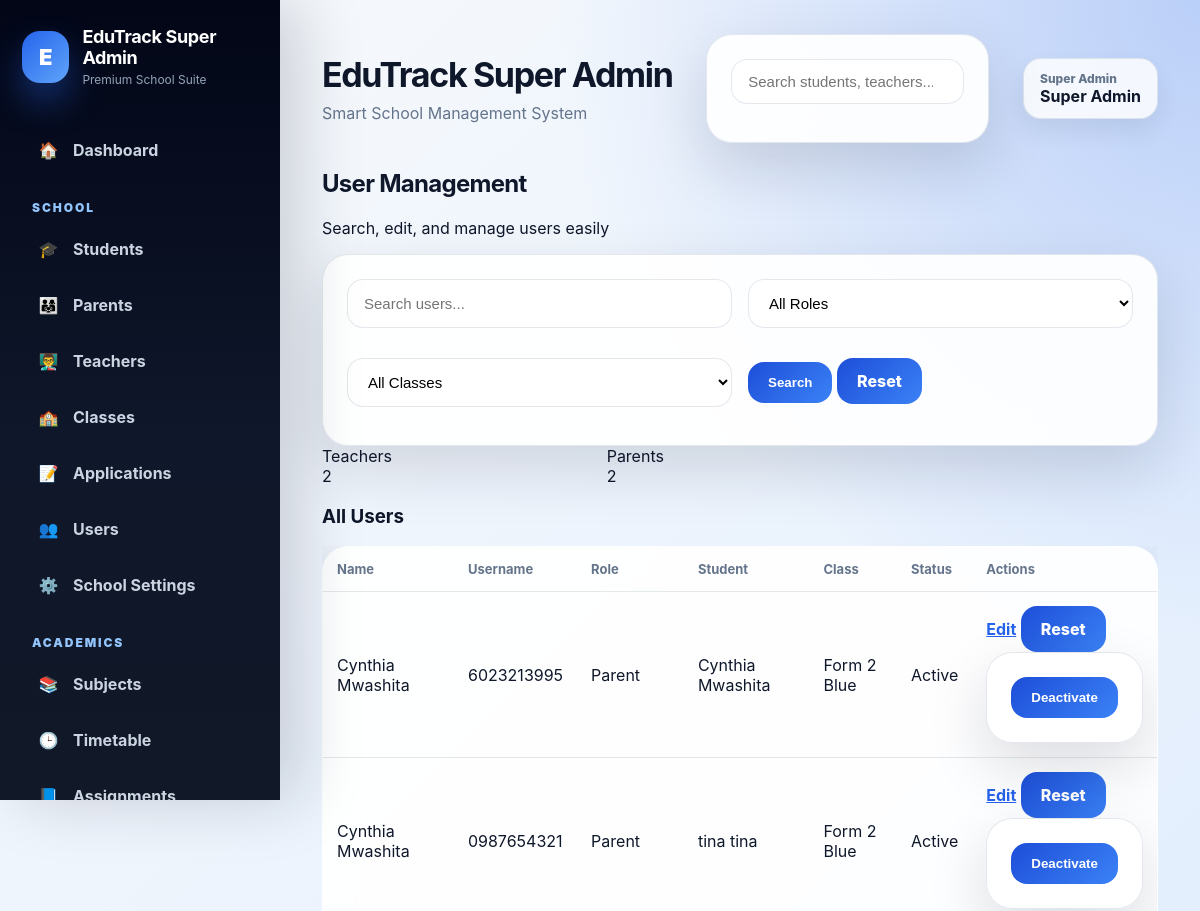
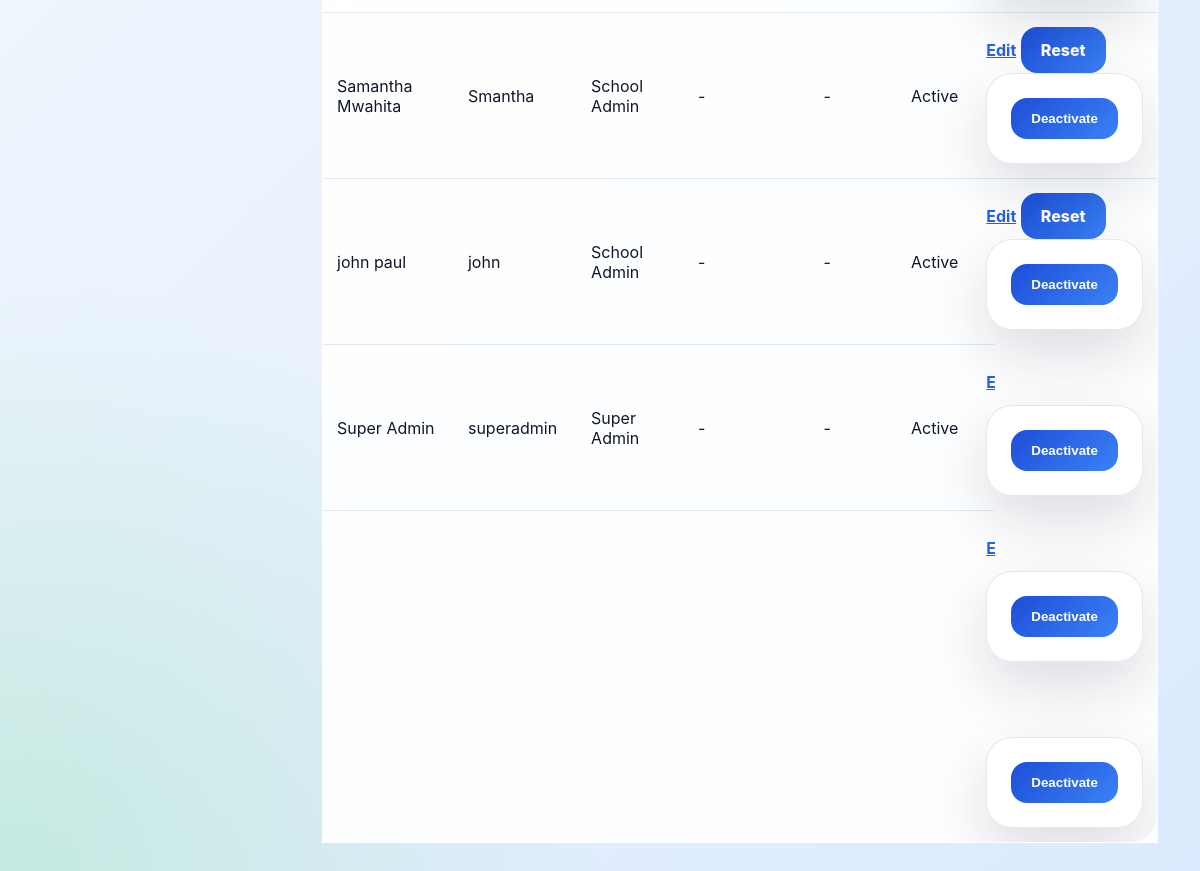
The app's page /users (signed in) with its own data (2 pictures, top to bottom).
### tables this page shows
CREATE TABLE users (
            id INTEGER PRIMARY KEY AUTOINCREMENT,
            school_id INTEGER,
            full_name TEXT NOT NULL,
            username TEXT UNIQUE NOT NULL,
            password TEXT NOT NULL,
            role TEXT NOT NULL
        , is_active INTEGER DEFAULT 1);

CREATE TABLE students (
            id INTEGER PRIMARY KEY AUTOINCREMENT,
            school_id INTEGER,
            student_number TEXT UNIQUE,
            first_name TEXT,
            last_name TEXT,
            birthday TEXT,
            gender TEXT,
            enrollment_date TEXT,
            leaving_year TEXT,
            class_name TEXT,
            boarding_status TEXT,
            home_address TEXT,
            mailing_address TEXT,
            student_phone TEXT,
            medical_info TEXT,
            emergency_contact TEXT,
            guardian1_name TEXT,
            guardian1_relationship TEXT,
            guardian1_phone TEXT,
            guardian1_whatsapp TEXT,
            guardian1_email TEXT,
            guardian2_name TEXT,
            guardian2_relationship TEXT,
            guardian2_phone TEXT,
            guardian2_whatsapp TEXT,
            guardian2_email TEXT,
            current_status TEXT
        );

### routes/admin.py (the view, shortened to what this page needs)
    @app.route("/users")
    @login_required
    @roles_required("school_admin", "super_admin")
    def users():
        school_id = session.get("school_id")
        role = session.get("role")
        search = request.args.get("search", "").strip()
        class_filter = request.args.get("class_name", "").strip()
        role_filter = request.args.get("role", "").strip()
        query = """
            SELECT
                u.*,
                s.school_name,
                st.first_name AS student_first_name,
                st.last_name AS student_last_name,
                st.class_name AS student_class
            FROM users u
            LEFT JOIN schools s ON u.school_id = s.id
            LEFT JOIN guardians g ON u.id = g.parent_user_id
            LEFT JOIN students st ON g.student_id = st.id
            WHERE 1=1
        """
        params = []
        if role != "super_admin":
            query += " AND u.school_id = ? AND u.role IN ('teacher', 'parent')"
            params.append(school_id)
        if class_filter:
            query += " AND st.class_name = ?"
            params.append(class_filter)
        if role_filter:
            query += " AND u.role = ?"
            params.append(role_filter)
        query += " ORDER BY u.role, st.class_name, u.full_name"
        user_list = fetch_all(query, tuple(params))
        teacher_users = []
        parent_users = []
        admin_users = []
        other_users = []
        for user in user_list:
            if user["role"] == "teacher":
                teacher_users.append(user)
            elif user["role"] == "parent":
                parent_users.append(user)
            elif user["role"] in ["school_admin", "super_admin"]:
                admin_users.append(user)
            else:
                other_users.append(user)
        return render_template(
            "users.html",
            users=user_list,
            teacher_users=teacher_users,
            parent_users=parent_users,
            admin_users=admin_users,
            other_users=other_users,
            search=search,
            class_filter=class_filter,
            role_filter=role_filter,
            class_options=CLASS_OPTIONS
        )

### app.py (called while the page is built)
@app.after_request
def add_security_headers(response):
    response.headers["X-Frame-Options"] = "DENY"
    response.headers["X-Content-Type-Options"] = "nosniff"
    response.headers["Referrer-Policy"] = "strict-origin-when-cross-origin"
    return response

### utils/auth.py (called while the page is built, shortened)
def login_required(f):
    @wraps(f)
    def wrapper(*args, **kwargs):
        if "user_id" not in session:
            flash("Please log in first.", "warning")
            return redirect(url_for("login"))
        school_id = session.get("school_id")
        role = session.get("role")
        return f(*args, **kwargs)
    return wrapper

def roles_required(*allowed_roles):
    def decorator(f):
        @wraps(f)
        def wrapper(*args, **kwargs):
            if "user_id" not in session:
                flash("Please log in first.", "warning")
                return redirect(url_for("login"))
            role = session.get("role")
            return f(*args, **kwargs)
        return wrapper
    return decorator

### utils/db.py (called while the page is built)
def is_postgres():
    return os.environ.get("DATABASE_URL") is not None

def get_db():
    if is_postgres():
        return psycopg2.connect(
            os.environ.get("DATABASE_URL"),
            cursor_factory=RealDictCursor
        )
    conn = sqlite3.connect(DB_PATH)
    conn.row_factory = sqlite3.Row
    return conn

def convert_query(query: str) -> str:
    if is_postgres():
        return query.replace("?", "%s")
    return query

def fetch_all(query, params=()):
    conn = get_db()
    cursor = conn.cursor()
    cursor.execute(convert_query(query), params)
    rows = cursor.fetchall()
    conn.close()
    return rows

### templates/users.html (shortened to what this page needs)
{% extends "base_premium.html" %}
{% block content %}
<div class="page-header">
    <div>
        <h2 class="page-title">User Management</h2>
        <p class="page-subtitle">Search, edit, and manage users easily</p>
    </div>
</div>
<div class="form-card">
    <form method="GET" class="form-grid">
        <input type="text" name="search" placeholder="Search users..." value="{{ search or '' }}">
        <select name="role">
            <option value="">All Roles</option>
        </select>
        <select name="class_name">
            <option value="">All Classes</option>
        </select>
        <div class="action-group">
            <button type="submit" class="btn btn-primary">Search</button>
            <a href="{{ url_for('users') }}" class="btn btn-secondary">Reset</a>
        </div>
    </form>
</div>
<div class="dashboard-stat-grid">
    <div class="metric-card metric-card-blue">
        <div class="metric-label">Teachers</div>
        <div class="metric-value">{{ teacher_users|length }}</div>
    </div>
    <div class="metric-card metric-card-emerald">
        <div class="metric-label">Parents</div>
        <div class="metric-value">{{ parent_users|length }}</div>
    </div>
</div>
<div class="dashboard-panel premium-surface">
    <div class="panel-header-row">
        <h3>All Users</h3>
    </div>
    <div class="table-responsive">
        <table>
            <thead>
                <tr>
                    <th>Name</th>
                    <th>Username</th>
                    <th>Role</th>
                    <th>Student</th>
                    <th>Class</th>
                    <th>Status</th>
                    <th>Actions</th>
                </tr>
            </thead>
            <tbody>
                {% for user in users %}
                <tr>
                    <td>{{ user.full_name }}</td>
                    <td>{{ user.username }}</td>
                    <td>
                        <span class="status-badge status-active">
                            {{ user.role|replace('_',' ')|title }}
                        </span>
                    </td>
                    <td>
                        {% if user.student_first_name %}
                            {{ user.student_first_name }} {{ user.student_last_name }}
                        {% else %}
                            -
                        {% endif %}
                    </td>
                    <td>{{ user.student_class or '-' }}</td>
                    <td>
                        {% if user.is_active|default(1) %}
                            <span class="status-badge status-active">Active</span>
                        {% else %}
                            <span class="status-badge status-inactive">Inactive</span>
                        {% endif %}
                    </td>
                    <td>
                        <div class="action-group">
                            <a href="{{ url_for('edit_user', user_id=user.id) }}" class="btn-edit">Edit</a>
                            <a href="{{ url_for('reset_user_password', user_id=user.id) }}" class="btn btn-primary btn-sm">
                                Reset
                            </a>
                            {% if user.is_active|default(1) %}
                            <form action="{{ url_for('deactivate_user', user_id=user.id) }}" method="POST">
                                <button class="btn btn-warning btn-sm">Deactivate</button>
                            </form>
                            {% else %}
                            <form action="{{ url_for('activate_user', user_id=user.id) }}" method="POST">
                                <button class="btn btn-success btn-sm">Activate</button>
                            </form>
                            {% endif %}
                        </div>
                    </td>
                </tr>
                {% else %}
                <tr>
                    <td colspan="7" style="text-align:center;">No users found</td>
                </tr>
                {% endfor %}
            </tbody>
        </table>
    </div>
</div>
{% endblock %}

### templates/base_premium.html (shortened to what this page needs)
<!DOCTYPE html>
<html lang="en">
<head>
  <link
  rel="stylesheet"
  href="{{ url_for('static', filename='css/premium.css') }}?v=20260730-2"
>
</head>
<body>
<div class="premium-shell">
  {% if session.get('user_id') %}
  <aside
    class="premium-sidebar"
    id="premiumSidebar"
  >
    <div class="premium-sidebar-header">
      <div class="premium-logo">
        {% if session.get("logo_url") %}
        <img
          src="{{ session.get('logo_url') }}"
          class="school-logo"
          alt="School Logo"
        >
        {% else %}
        <div class="premium-logo-circle">
          E
        </div>
        {% endif %}
        <div class="premium-logo-text">
          <strong>
            {{ session.get("school_name", "EduTrack") }}
          </strong>
          <span>
            Premium School Suite
          </span>
        </div>
      </div>
    </div>
    <nav class="premium-nav">
      {% set role = session.get('role') %}
      {% if role in ['super_admin', 'school_admin', 'director', 'admin'] %}
      <a href="{{ url_for('dashboard') }}">
        <span class="nav-icon">🏠</span>
        <span>Dashboard</span>
      </a>
      <div class="nav-section">
        SCHOOL
      </div>
      <a href="{{ url_for('students') }}">
        <span class="nav-icon">🎓</span>
        <span>Students</span>
      </a>
      <a href="{{ url_for('parents') }}">
        <span class="nav-icon">👨‍👩‍👧</span>
        <span>Parents</span>
      </a>
      <a href="{{ url_for('teachers') }}">
        <span class="nav-icon">👨‍🏫</span>
        <span>Teachers</span>
      </a>
      <a href="{{ url_for('classes') }}">
        <span class="nav-icon">🏫</span>
        <span>Classes</span>
      </a>
      <a href="{{ url_for('applications') }}">
        <span class="nav-icon">📝</span>
        <span>Applications</span>
      </a>
      <a href="{{ url_for('users') }}">
        <span class="nav-icon">👥</span>
        <span>Users</span>
      </a>
      <a href="{{ url_for('school_settings') }}">
        <span class="nav-icon">⚙️</span>
        <span>School Settings</span>
      </a>
      <div class="nav-section">
        ACADEMICS
      </div>
      <a href="{{ url_for('subjects') }}">
        <span class="nav-icon">📚</span>
        <span>Subjects</span>
      </a>
      <a href="{{ url_for('timetable') }}">
        <span class="nav-icon">🕒</span>
        <span>Timetable</span>
      </a>
      <a href="{{ url_for('assignments') }}">
        <span class="nav-icon">📘</span>
        <span>Assignments</span>
      </a>
      {% endif %}
    </nav>
  </aside>
  {% endif %}
  <main class="premium-main">
    {% if session.get('user_id') %}
    <header class="premium-topbar">
      <div class="premium-topbar-left">
        <div class="premium-title">
          <h1>
            {{ session.get("school_name", "EduTrack") }}
          </h1>
          <p>
            Smart School Management System
          </p>
        </div>
      </div>
      {% if session.get('role') in ['super_admin', 'school_admin', 'director', 'admin'] %}
      <form
        action="{{ url_for('global_search') }}"
        method="GET"
        class="premium-search"
      >
        <input
          type="search"
          name="q"
          placeholder="Search students, teachers..."
          aria-label="Search EduTrack"
          required
        >
      </form>
      {% endif %}
      <div class="premium-user">
        <span>
          {{ session.get('role', 'user')|replace('_', ' ')|title }}
        </span>
        <strong>
          {{ session.get('full_name') or session.get('username') }}
        </strong>
      </div>
    </header>
    {% endif %}
    <div class="premium-content">
      {% block content %}
      {% endblock %}
    </div>
  </main>
</div>
</body>
</html>

### records on screen
users: get "Super Admin", full_name "Super Admin", username "superadmin", role "Super Admin", student_class "-", is_active "Active"
users: full_name "Cynthia Mwashita", username "6023213995", role "Parent", student_first_name "Cynthia", student_last_name "Mwashita", class_name "Form 2 Blue", is_active "Active"
users: full_name "Cynthia Mwashita", username "0987654321", role "Parent", student_first_name "tina", student_last_name "tina", class_name "Form 2 Blue", is_active "Active"
users: full_name "Samantha Mwahita", username "Smantha", role "School Admin", student_class "-", is_active "Active"
users: full_name "john paul", username "john", role "School Admin", student_class "-", is_active "Active"

### other values on screen
{{ session.get("school_name", "EduTrack") }} "EduTrack Super Admin"
{{ teacher_users|length }} "2"
{{ parent_users|length }} "2"
